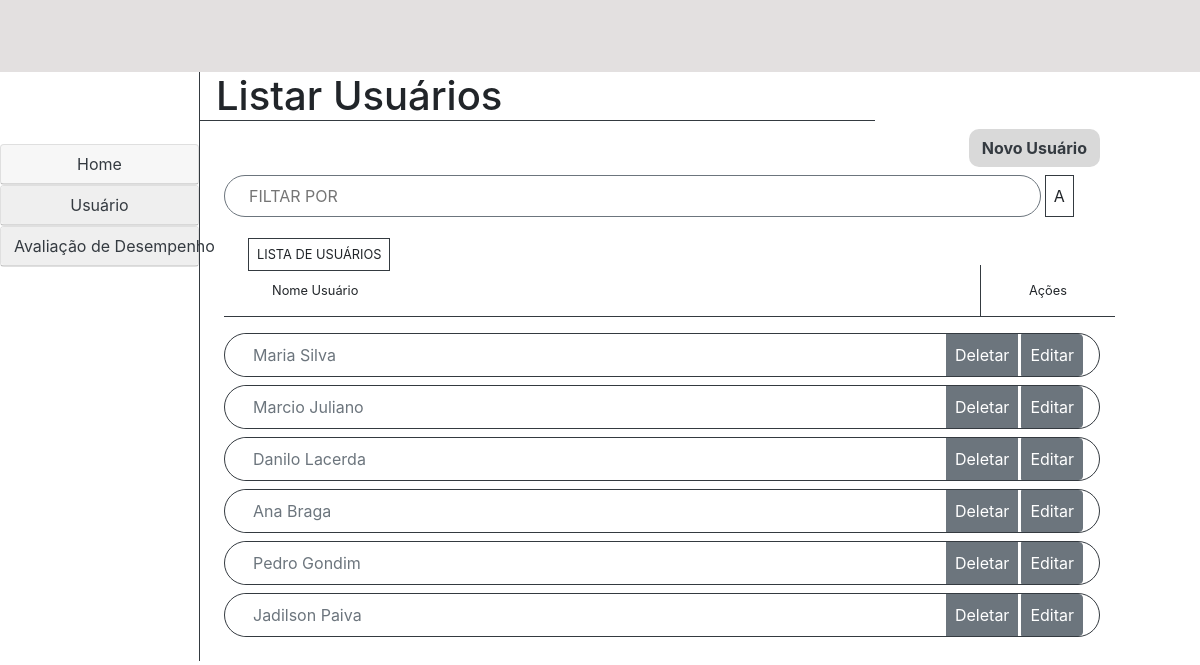
The app's page /recursos_humanos/listar_usuarios/, older data.
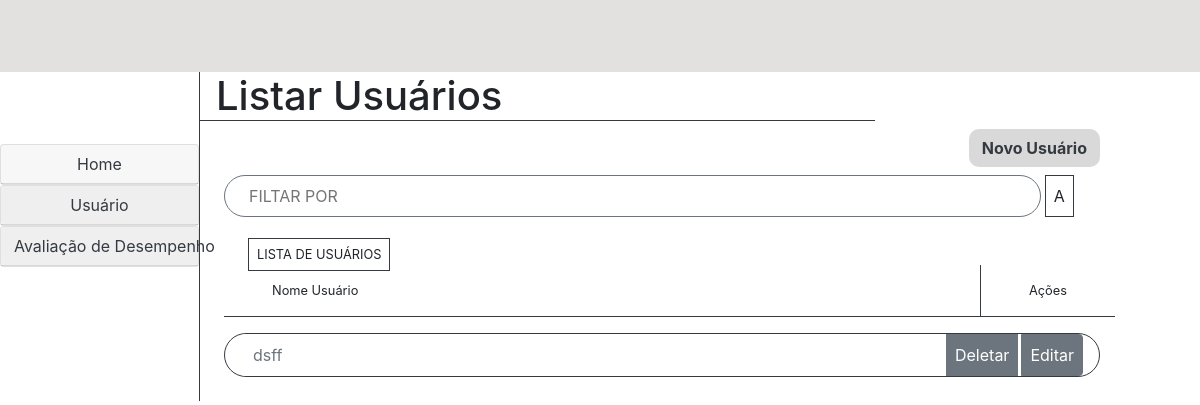
The same page, newer data.
### recursos_humanos/models.py (models this page shows, shortened)
class Usuario(models.Model):
    FUNCAO = (
        ('chefe', "Chefe"),
        ('gerente', "Gerente"),
        ('empregado', "Empregado"),
        ('recursos_humanos', "Recursos Humanos"),
    )
    CLASSE = (
        ('a', "A"),
        ('b', "B"),
        ('c', "C"),
        ('d', "D"),
    )
    NIVEL = (
        ('i', "I"),
        ('ii', "II"),
        ('iii', "III"),
        ('iv', "IV"),
        ('v', "V"),
        ('vi', "VI"),
        ('vii', "VII"),
        ('viii', "VIII"),
        ('ix', "IX"),
        ('x', "X"),
        ('xi', "XI"),
        ('xii', "XII"),
        ('xiii', "XIII"),
        ('xiv', "XIV"),
        ('xv', "XV"),
    )
    DIRETORIA = (
        ('diretoria1', "Diretoria 1"),
        ('diretoria2', "Diretoria 2"),
        ('diretoria3', "Diretoria 3"),
        ('diretoria4', "Diretoria 4"),
    )
    GERENCIA = (
        ('gerencia1', "Gerencia 1"),
        ('gerencia2', "Gerencia 2"),
        ('gerencia3', "Gerencia 3"),
        ('gerencia4', "Gerencia 4"),
    )
    GRUPO = (
        ('grupo1', "Grupo 1"),
        ('grupo2', "Grupo 2"),
    )
    nome = models.CharField(max_length=100, blank=False, null=False)
    senha = models.CharField(max_length=20, blank=False, null=False)
    email = models.EmailField(blank=False, null=False)
    cpf = models.CharField(max_length=14, blank=False, null=False)
    data_criacao_usuario = models.DateField(default=datetime.now, blank=False, null=False)
    data_atualizacao_usuario = models.DateField(blank=True, null=True)
    data_exclusao_usuario = models.DateField(blank=True, null=True)
    ultima_avaliacao = models.DateField(blank=True, null=True)
    setor = models.CharField(max_length=50)
    cargo = models.CharField(max_length=50)
    grupo = models.CharField(max_length=40, choices=GRUPO)
    funcao = models.CharField(max_length=20, choices=FUNCAO)
    classe = models.CharField(max_length=16, choices=CLASSE)
    gerencia = models.CharField(max_length=50, choices=GERENCIA)
    diretoria = models.CharField(max_length=40, choices=DIRETORIA)
    nivel = models.CharField(max_length=5, choices=NIVEL, blank=True, null=True)
    efetivo = models.BooleanField()
    inativo = models.BooleanField(default="False")
    class Meta:
        verbose_name = "Usuário"

### recursos_humanos/views.py (the view)
# urls.py: path('listar_usuarios/', views.listar_usuarios, name='listar_usuarios'),
def listar_usuarios(request):
    usuarios = Usuario.objects.all()
    return render(request, "recursos_humanos/listar_usuarios.html", {'usuarios': usuarios})

### templates/recursos_humanos/listar_usuarios.html (shortened to what this page needs)
{% extends './home.html' %}
{% block 'conteudo' %}
<div class="col col-9 m-0 p-0">
    <h1 class="border-bottom border-dark pl-3 w-75">Listar Usuários</h1>
    <div class="d-flex justify-content-end mb-2">
        <a href="{% url 'cadastrar_usuario' %}" class="btn text-dark font-weight-bold"
            style="background: #D9D9D9; border-radius: 10px;">Novo Usuário</a>
    </div>
    <div class="row mb-4 ml-4">
        <input type="text" class="border border-secondary pl-4 text-uppercase text-muted col-11"
            style="width: 100%; border-radius: 50px;" id="myInput"
            placeholder="Filtar por {% block 'filtro' %}{% endblock %}">
        <div class="border border-dark p-2 ml-1">A</div>
    </div>
    <small class="border border-dark ml-5 p-2 text-uppercase">Lista de Usuários</small>
    <div class="row ml-4 mb-0 border-bottom border-dark d-flex justify-content-between align-items-center">
        <small class="pl-5">Nome Usuário</small>
        <small class="border-left border-dark px-5 py-3">Ações</small>
    </div>
    <form class="form mt-3 ml-4">
        <div class="input-group mb-3">
            {% for usuario in usuarios %}
            <div class="input-group border border-dark w-100 mb-2" style="border-radius: 50px;">
                <input type="text" class="form-control border-0 ml-3 bg-white" placeholder="{{ usuario.nome }}"
                    aria-label="{{ usuario.nome }}" aria-describedby="botao-editar" disabled>
                <div class="input-group-append">
                    <button class="btn btn-secondary p-2 mr-1" type="button" id="botao-deletar" data-toggle="modal"
                        data-target="#deletar_usuario_{{usuario.id}}">Deletar</button>
                    <a href="{% url 'editar_usuario' usuario.id %}" class="btn btn-secondary p-2 mr-3"
                        id="botao-editar">Editar</a>
                </div>
            </div>
            {% endfor %}
        </div>
    </form>
</div>
{% endblock %}

Row changes from the older to the newer data that the page shows:
removed Usuario: nome "Maria Silva"
removed Usuario: nome "Marcio Juliano"
removed Usuario: nome "Danilo Lacerda"
removed Usuario: nome "Ana Braga"
removed Usuario: nome "Pedro Gondim"
removed Usuario: nome "Jadilson Paiva"
added Usuario: nome "dsff"
